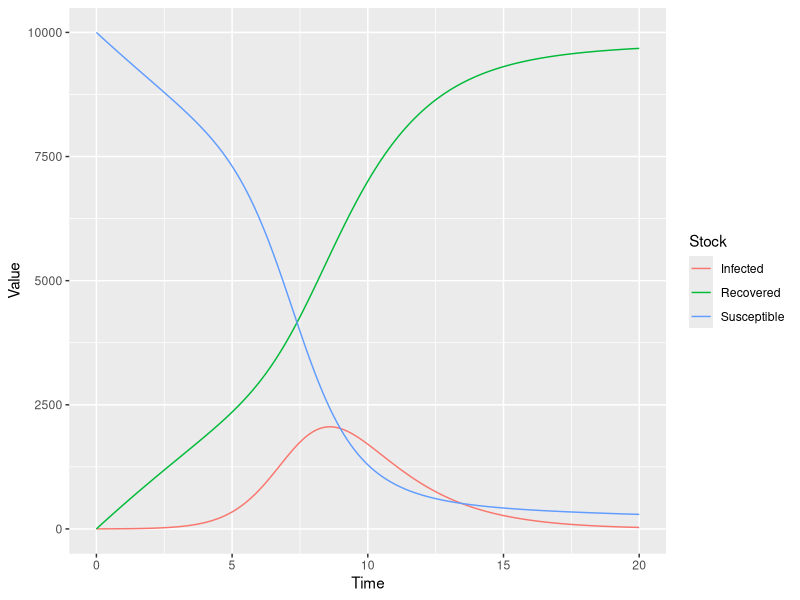

Source code (R):
###########################################
# Translation of Vensim file.
# Date created: 2016-07-25 19:26:53
###########################################
library(deSolve)
library(ggplot2)
library(reshape2)
#Displaying the simulation run parameters
START_TIME <- 0.000000
FINISH_TIME <- 20.000000
TIME_STEP <- 0.125000
#Setting aux param to NULL
auxs<-NULL

#Generating the simulation time vector
simtime<-seq(0.000000,20.000000,by=0.125000)
# Writing global variables (stocks and dependent auxs)
InitInfected = 1
stocks <-c( Infected = InitInfected , Recovered = 0 , Susceptible = 9999 )
# This is the model function called from ode
model <- function(time, stocks, auxs){
  with(as.list(c(stocks, auxs)),{
    EffectiveContactRate <- 2
    TotalPopulation <- 10000
    Beta <- EffectiveContactRate/TotalPopulation
    Delay <- 2
    Lambda <- Beta*Infected
    IR <- Lambda*Susceptible
    RR <- Infected/Delay
    VF <- 0.05
    VR <- Susceptible*VF
    d_DT_Infected  <- IR-RR
    d_DT_Recovered  <- RR+VR
    d_DT_Susceptible  <- -IR-VR
    return (list(c(d_DT_Infected,d_DT_Recovered,d_DT_Susceptible)))
  })
}
# Function call to run simulation
o<-data.frame(ode(y=stocks,times=simtime,func=model,parms=auxs,method='euler'))
mo<-melt(o,id.vars = 'time')
names(mo)<-c('Time','Stock','Value')
ggplot(data=mo)+geom_line(aes(x=Time,y=Value,colour=Stock))
#----------------------------------------------------
# Original text file exported from Vensim
#  Init Infected = 1
#  Infected = INTEG( IR - RR , Init Infected ) 
#  Recovered = INTEG( RR + VR , 0) 
#  Susceptible = INTEG( - IR - VR , 9999) 
#  Effective Contact Rate = 2
#  Total Population = 10000
#  Beta = Effective Contact Rate / Total Population 
#  Delay = 2
#  FINAL TIME = 20
#  INITIAL TIME = 0
#  Lambda = Beta * Infected 
#  IR = Lambda * Susceptible 
#  RR = Infected / Delay 
#  TIME STEP = 0.125
#  SAVEPER = TIME STEP 
#  VF = 0.05
#  VR = Susceptible * VF 
#----------------------------------------------------
